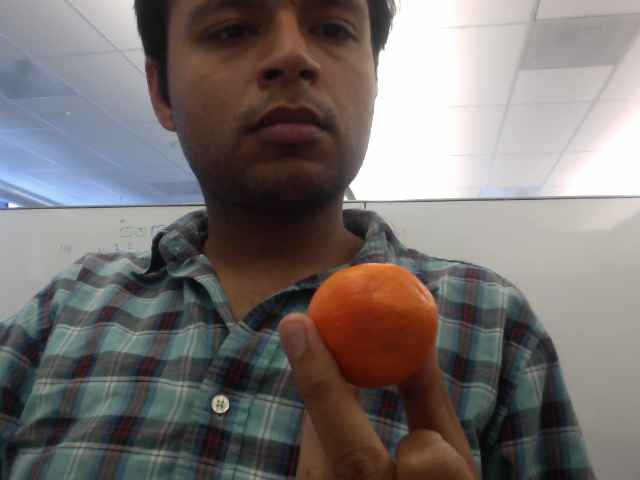
#> input picture tracker/test.png, 640 x 480 px
$ python -i filters.py   (imports and definitions only)
#> lines starting #> are read from the running program, lines starting #| are printed output that depends on the picture
#> further down, picture is the input picture: shape (480, 640, 3); mean B, G, R 112.4, 114, 120.4
import cv2
import numpy
import utils

def recolorRC(src, dst):
  """Simulate conversion from BGR to RC (red, cyan).

  The source and destination images must both be in BGR format.

  Blues and greens are replaced with cyans.

  Pseudocode:
  dst.b = dst.g = 0.5 * (src.b + src.g)
  dst.r = src.r

  """
#> called with dst = 'out.png'
  b, g, r = cv2.split(src)
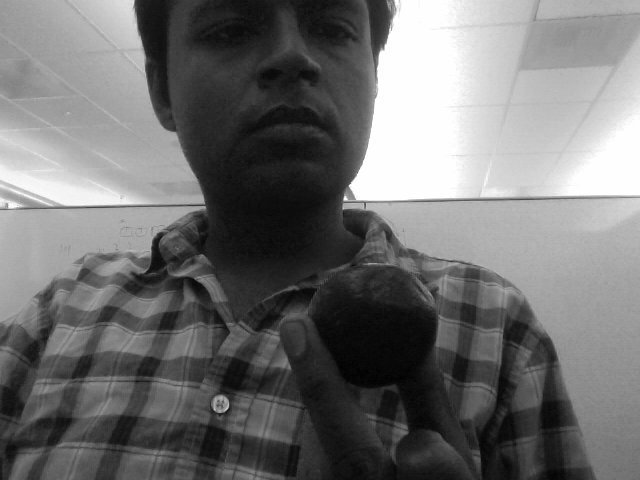
#> b: shape (480, 640); min 0, max 255, mean 112.4
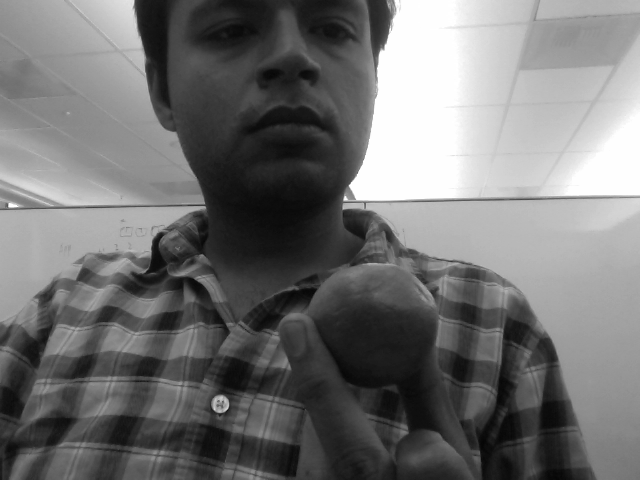
#> g: shape (480, 640); min 5, max 255, mean 114
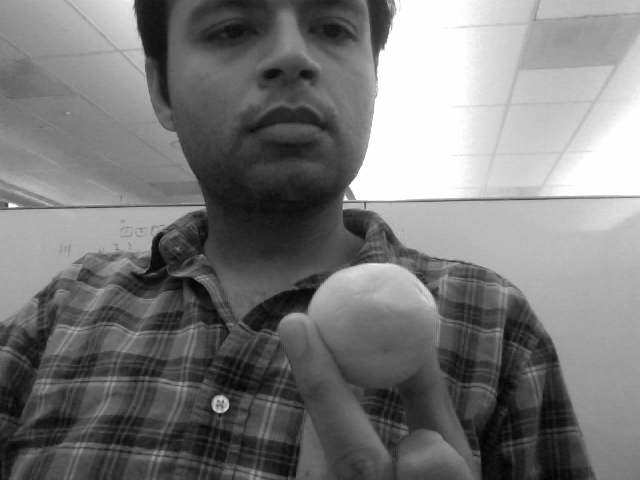
#> r: shape (480, 640); min 1, max 255, mean 120.4
  cv2.addWeighted(b, 0.5, g, 0.5, 0, b)
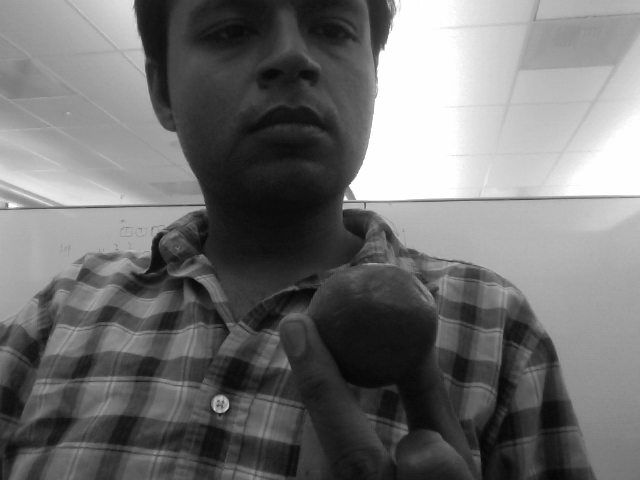
#> b: shape (480, 640); min 4, max 254, mean 113.2
#> (the run stopped early here; a loop or call above may not have finished)

$ run again, on tracker/blue.png
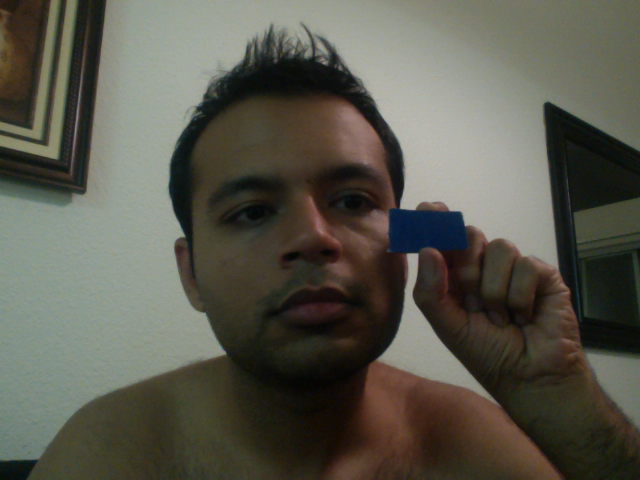
#> input picture tracker/blue.png, 640 x 480 px
#> picture is the input picture: shape (480, 640, 3); mean B, G, R 77.1, 88.2, 89.5
#> in recolorRC, `b, g, r = cv2.split(src)`:
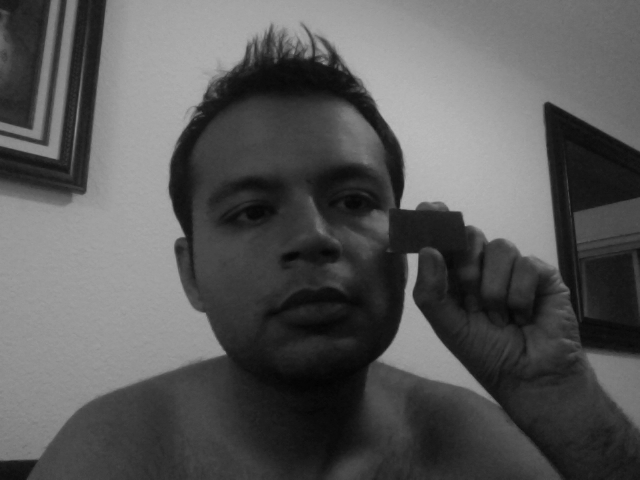
#> g: shape (480, 640); min 1, max 186, mean 88.2
#> in recolorRC, `b, g, r = cv2.split(src)`:
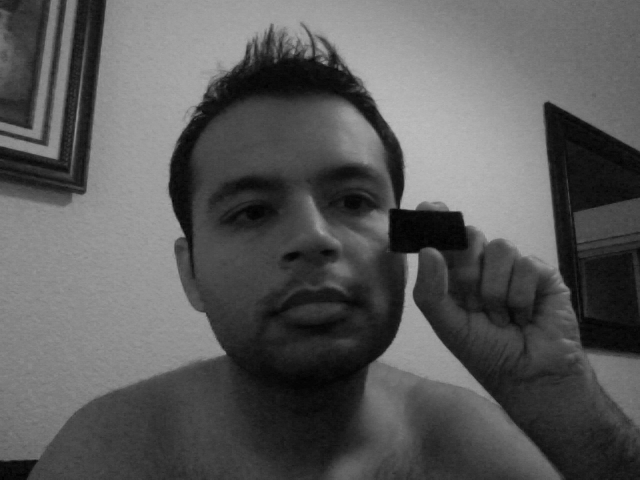
#> r: shape (480, 640); min 0, max 188, mean 89.5
